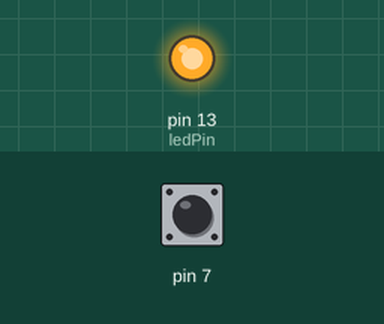
Recording of a sketch running on a simulated Arduino Uno, built with avr-gcc and run on an emulated ATmega328P. Shown: output pins drawn as LEDs (lit = HIGH). The test bench sets the inputs (shaded band); at power-on: pin 7 HIGH.

Above: at 1.2 s.
1.3 s: pin 7 pulled LOW for 0.15 s
At 1.37 s:
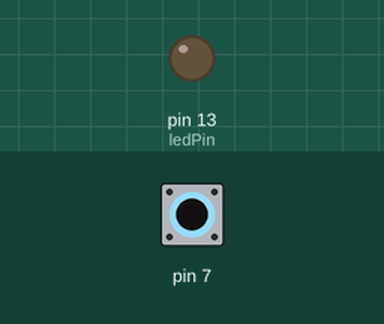
2.9 s: pin 7 pulled LOW for 3.2 s
At 7.2 s:
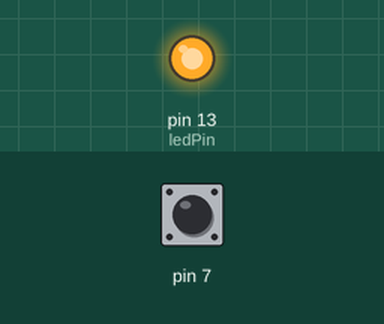
Timing chart, 0 to 8.7 s (numbered marks = the images above; inputs shaded):
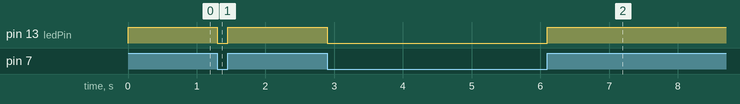

Measured:
- after the input at 1.3 s, pin 13 (ledPin): HIGH → LOW at once, → HIGH 0.15 s later
- after the input at 2.9 s, pin 13 (ledPin): HIGH → LOW at once, → HIGH 3.2 s later

The sketch:

ButtonTest.ino
```cpp
const int ledPin =  13;      // the number of the LED pin

// variables will change:
int buttonState = 0;

void setup() {
  // put your setup code here, to run once:
  pinMode(7, INPUT);
  digitalWrite(7, HIGH);
  pinMode(ledPin, OUTPUT);

}

void loop() {
  // read the state of the pushbutton value:
  buttonState = digitalRead(7);

  // check if the pushbutton is pressed. If it is, the buttonState is HIGH:
  if (buttonState == HIGH) {
    // turn LED on:
    digitalWrite(ledPin, HIGH);
  } else {
    // turn LED off:
    digitalWrite(ledPin, LOW);
  }
}
```
